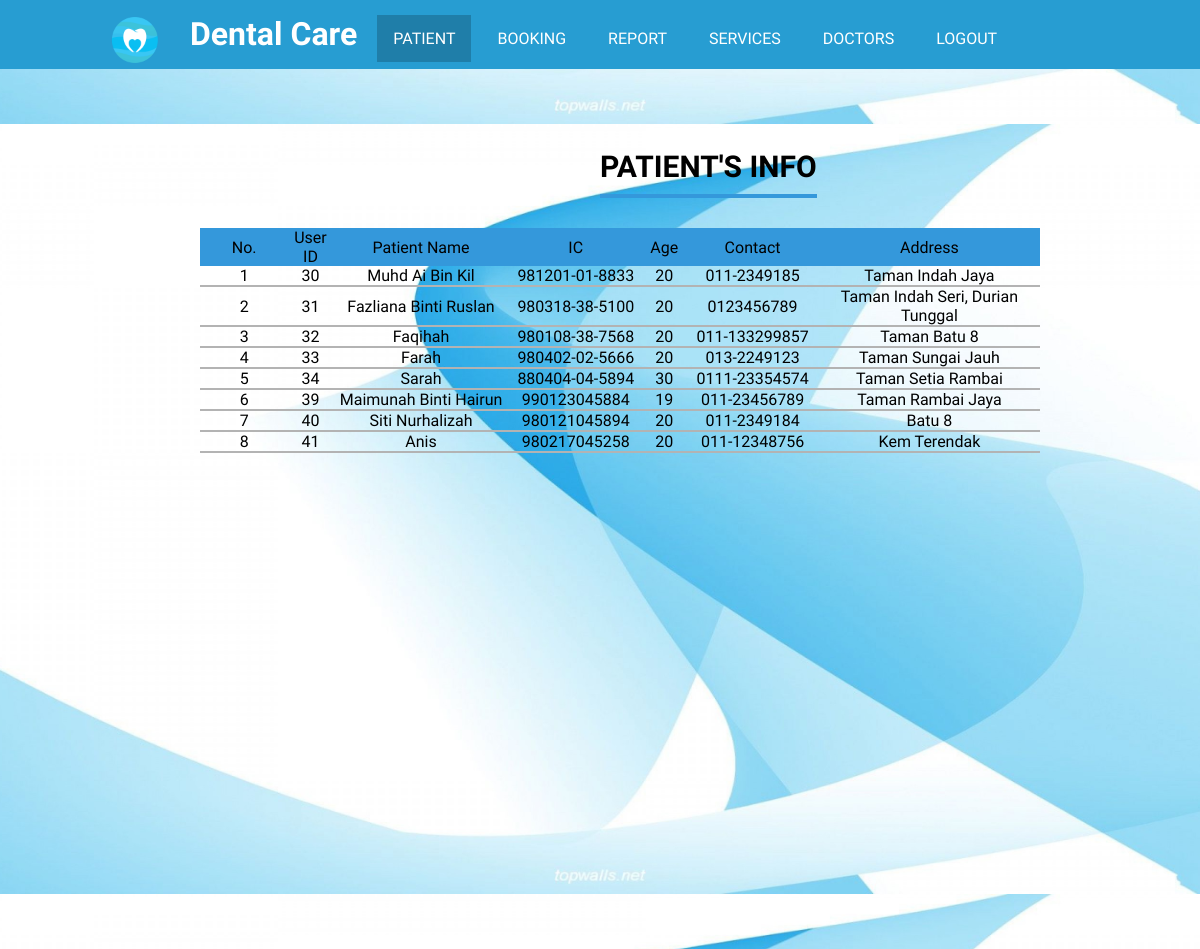
The app's page /patient.php with its own data.
### tables this page shows
CREATE TABLE `user` (
  `User_ID` int(30) NOT NULL,
  `Username` varchar(50) NOT NULL,
  `Name` varchar(50) NOT NULL,
  `IC` varchar(14) NOT NULL,
  `Password` varchar(10) NOT NULL,
  `Age` int(10) NOT NULL,
  `Contact` varchar(20) NOT NULL,
  `Address` varchar(100) NOT NULL
);

### patient.php (the view, shortened to what this page needs)
<html>
<head>
<link rel="stylesheet" type="text/css" href="style.php"/>
</head>
<body>
<header>
<ul>
<li><img class='logo' src='picture/logo.png' width='50px' height='50px'></li>
<li><h1>Dental Care</h1></li>
<li><a class="active" href="patient.php">PATIENT</a></li>
<li><a href="bookingad.php">BOOKING</a></li>
<li><a href="report.php">REPORT</a></li>
<li><a href="servicesad.php">SERVICES</a></li>
<li><a href="doctorsad.php">DOCTORS</a></li>
<li><a href="logout.php" onClick="return confirm('Are You Sure?')">LOGOUT</a></li>
</ul>
</header>
<div class="content">
	<h1>  Patient's Info </h1>
	<table align="center" border="0" width="70%" cellpadding="5" cellspacing="0">
	<tr align="center">
		<td width="10%" style="background-color: #3498db;">No.</td>
		<td width="5%" style="background-color: #3498db;">User ID</td>
        <td width="20%" style="background-color: #3498db;">Patient Name</td>
		<td width="15%" style="background-color: #3498db;">IC</td>
        <td width="5%" style="background-color: #3498db;">Age</td>
        <td width="15%"  style="background-color: #3498db;">Contact</td>
        <td width="25%"  style="background-color: #3498db;">Address</td>
    </tr>
		<?php
			include ('connection.php');
			$sql = "SELECT * FROM user";
			$result=mysqli_query($conn,$sql);
			if($result == TRUE){
						$no = 0;
						while($row = mysqli_fetch_array($result)) {
		?>
	<tr class="row">
		<td style="border-bottom: 2px solid #b3b3b3;" align="center"><?php echo ++$no; ?></td>
		<td style="border-bottom: 2px solid #b3b3b3;" align="center"><?php echo $row['User_ID']; ?></td>
        <td style="border-bottom: 2px solid #b3b3b3;" align="center"><?php echo $row['Name'];?></td>
		<td style="border-bottom: 2px solid #b3b3b3;" align="center"><?php echo $row['IC'];?></td>
        <td style="border-bottom: 2px solid #b3b3b3;" align="center"><?php echo $row['Age'];?></td>
        <td style="border-bottom: 2px solid #b3b3b3;" align="center"><?php echo $row['Contact'];?></td>
        <td style="border-bottom: 2px solid #b3b3b3;" align="center"><?php echo $row['Address'];?></td>
    </tr>
<?php
                    }
                  }
				  else {
                    echo "0 Results";
                  }
                ?>
    </table>
</div>
</body>
</html>

### patient.php (style rules this page uses)
.content { padding-top: 80px; width: 100%; height: 100%; background-image: url('picture/background.jpg'); background-size: 1380px 770px; background-position:center; font-family: 'Kodchasan', sans-serif; }
.content h1 { display: inline-block; text-transform: uppercase; border-bottom: 4px solid #3498db; font-size: 30px; padding-bottom: 10px; margin-bottom: 10px; margin-left: 600px; margin-top: 0px; }
table { margin-left: 200px; margin-top: 20px; }

### records on screen
user: User_ID "30", Name "Muhd Ai Bin Kil", IC "981201-01-8833", Age "20", Contact "011-2349185", Address "Taman Indah Jaya"
user: User_ID "31", Name "Fazliana Binti Ruslan", IC "980318-38-5100", Age "20", Contact "0123456789", Address "Taman Indah Seri, Durian Tunggal"
user: User_ID "32", Name "Faqihah", IC "980108-38-7568", Age "20", Contact "011-133299857", Address "Taman Batu 8"
user: User_ID "33", Name "Farah", IC "980402-02-5666", Age "20", Contact "013-2249123", Address "Taman Sungai Jauh"
user: User_ID "34", Name "Sarah", IC "880404-04-5894", Age "30", Contact "0111-23354574", Address "Taman Setia Rambai"
user: User_ID "39", Name "Maimunah Binti Hairun", IC "990123045884", Age "19", Contact "011-23456789", Address "Taman Rambai Jaya"
user: User_ID "40", Name "Siti Nurhalizah", IC "980121045894", Age "20", Contact "011-2349184", Address "Batu 8"
user: User_ID "41", Name "Anis", IC "980217045258", Age "20", Contact "011-12348756", Address "Kem Terendak"
